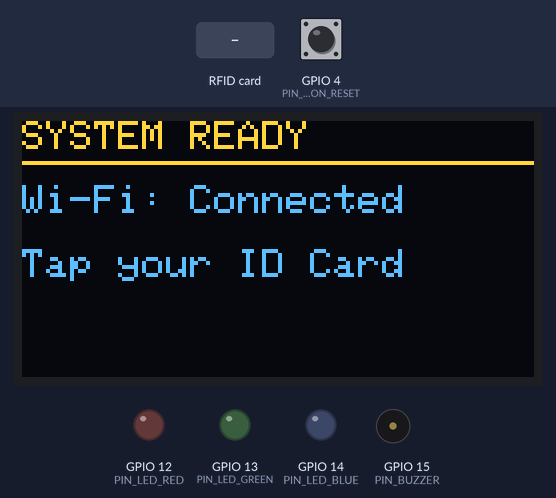
Simulated run of this program. Board: ESP32. On the bench: 128×64 one-colour display, output pins drawn as LEDs (lit = HIGH), buzzer (waves = sounding). The inputs (shaded band) are chosen by the test bench; at power-on: GPIO 4 (PIN_BUTTON_RESET) HIGH. The OLED is the two-colour kind (top 16 rows yellow); WiFi joins after 1.5 s; servers stay silent unless stated; uploads are accepted with an empty reply; EEPROM starts erased; what the program prints to the serial monitor is not drawn.

Above: at 2.9 s.
3.0 s: RFID card 01 02 03 04 held to the reader
At 4.1 s:
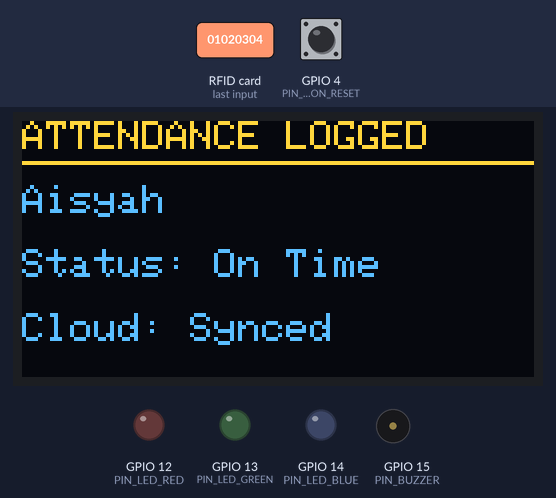
6.0 s: RFID card 5E 7A 19 C4 held to the reader
At 7.8 s:
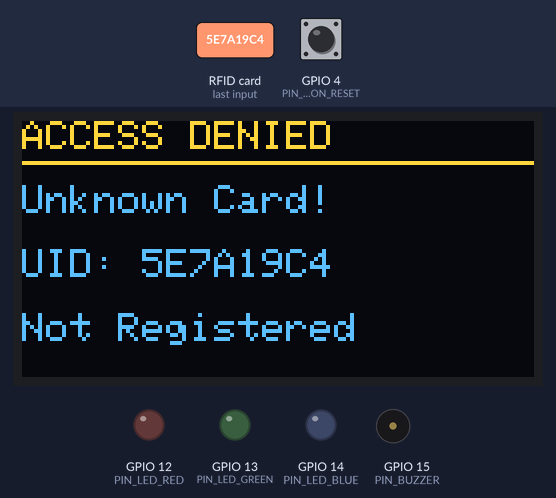
9.0 s: RFID card 11 22 33 44 held to the reader
At 10.7 s:
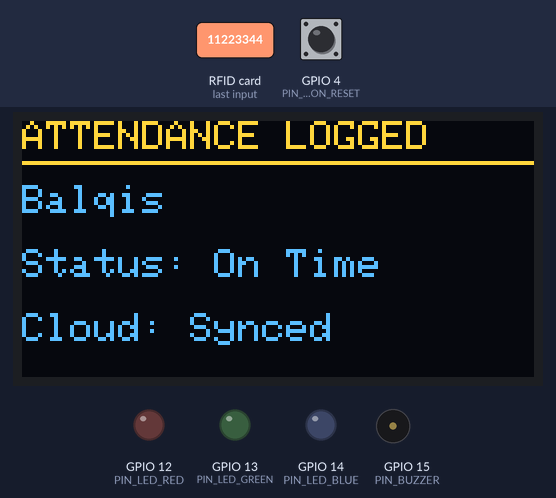
12.0 s: RFID card 55 66 77 88 held to the reader
At 13.3 s:
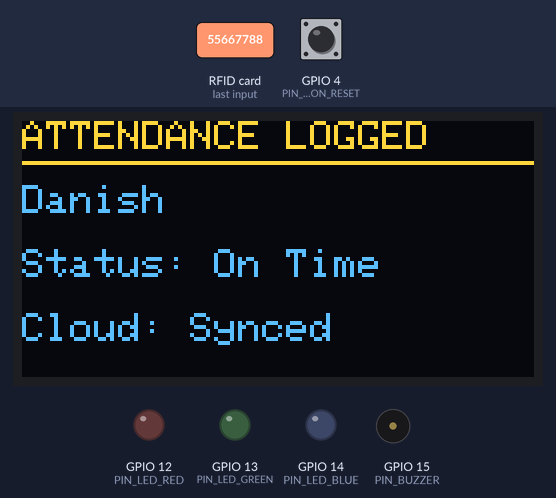
15.0 s: RFID card 01 02 03 04 held to the reader
At 16.0 s:
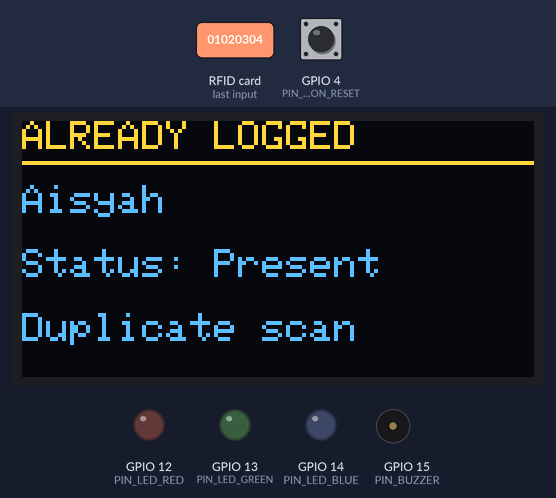
18.0 s: RFID card 11 22 33 44 held to the reader
At 19.8 s:
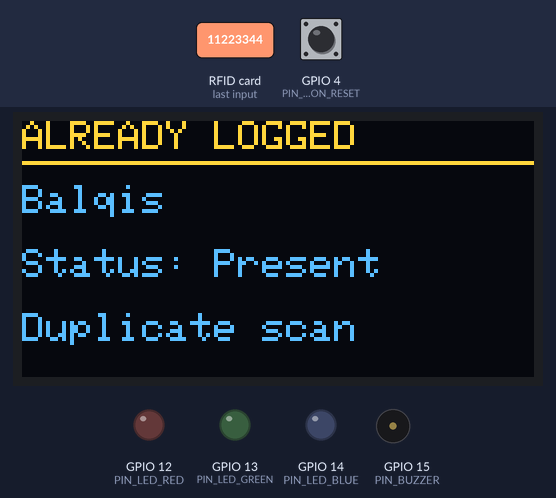
Timing chart, 0 to 21.3 s (numbered marks = the images above; inputs shaded):
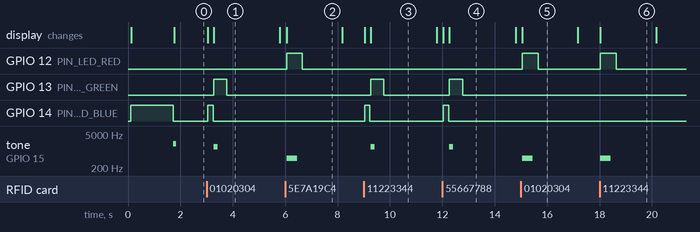

The program:

main.cpp
```cpp
// =====================================================================
// ESP32 Smart Attendance System
//
// Tap an RFID card -> looked up against an in-memory roster -> result
// shown on the OLED + LEDs/buzzer -> logged to a Google Sheet over
// HTTPS. See README.md for the full write-up, wiring table, and setup
// steps; see docs/ARCHITECTURE.md for how the pieces below fit together.
// =====================================================================

#include <MFRC522.h>
#include <SPI.h>

#include "AttendanceLogger.h"
#include "DisplayUI.h"
#include "FeedbackIndicators.h"
#include "StudentDatabase.h"
#include "config.h"
#include "secrets.h"  // for WIFI_SSID, shown on the "Connecting..." screen

// ---------------------------------------------------------------------
// Roster — Wokwi's virtual RFID reader accepts any of these preset UIDs.
// Tap "Simulate a Scan" in the RFID part's context menu and pick a UID
// to test each one, including UIDs NOT on this list (unknown-card path).
// ---------------------------------------------------------------------
Student roster[] = {
    {"01020304", "Aisyah", false},
    {"11223344", "Balqis", false},
    {"55667788", "Danish", false},
    {"AABBCCDD", "Farah", false},
};
const int ROSTER_SIZE = sizeof(roster) / sizeof(roster[0]);

MFRC522 rfid(PIN_RFID_SS, PIN_RFID_RST);
DisplayUI oled;
FeedbackIndicators feedback;
AttendanceLogger cloud;
StudentDatabase students(roster, ROSTER_SIZE);

// Reads the UID from a freshly-detected card as an uppercase hex string,
// e.g. {0x01, 0x02, 0x03, 0x04} -> "01020304". This is the same format
// used in the `roster` table above.
String readCardUID() {
  String uid;
  for (byte i = 0; i < rfid.uid.size; i++) {
    if (rfid.uid.uidByte[i] < 0x10) uid += '0';
    uid += String(rfid.uid.uidByte[i], HEX);
  }
  uid.toUpperCase();
  return uid;
}

void setup() {
  Serial.begin(115200);
  feedback.begin();
  students.begin();  // load any attendance saved to flash before the crash/reset

  pinMode(PIN_BUTTON_RESET, INPUT_PULLUP);

  // The OLED must be initialized before any showMessage() call — the
  // Adafruit_SSD1306 driver allocates its frame buffer inside begin().
  // Calling showMessage() first was a real bug caught during review.
  if (!oled.begin()) {
    // Can't show an error on-screen if the screen itself is the
    // problem — fall back to the serial monitor and halt, since the
    // rest of the UI depends entirely on this display.
    Serial.println("[FATAL] SSD1306 not found. Check wiring/I2C address.");
    for (;;) delay(1000);
  }

  // Hold the reset button through boot to wipe today's attendance —
  // e.g. at the start of a new class. Release early to cancel.
  if (digitalRead(PIN_BUTTON_RESET) == LOW) {
    oled.showMessage("RESET ATTENDANCE", "Keep holding...", "Release to cancel", "");
    unsigned long pressStart = millis();
    bool confirmed = false;
    while (digitalRead(PIN_BUTTON_RESET) == LOW) {
      if (millis() - pressStart >= RESET_HOLD_MS) {
        confirmed = true;
        break;
      }
    }
    if (confirmed) {
      students.resetAttendance();
      Serial.println("[SETUP] Attendance reset via button hold.");
      oled.showMessage("ATTENDANCE RESET", "All records wiped", "Starting fresh", "session");
      feedback.success();
      delay(1500);
    } else {
      Serial.println("[SETUP] Reset cancelled (released early).");
      oled.showMessage("RESET CANCELLED", "Released too soon", "", "");
      delay(1000);
    }
  }

  oled.showMessage("SMART ATTENDANCE", "Booting System...", "Please wait", "");

  SPI.begin();
  rfid.PCD_Init();

  feedback.networkBusy(true);
  oled.showMessage("WI-FI CONNECTION", "Connecting to:", WIFI_SSID, "");
  bool wifiOk = cloud.connect();
  feedback.networkBusy(false);

  if (wifiOk) {
    Serial.println("\n[SETUP] Wi-Fi connected.");
    feedback.wifiConnected();
  } else {
    Serial.println("\n[SETUP] Wi-Fi unavailable — continuing offline.");
  }

  oled.showReady(wifiOk);
}

void loop() {
  if (!rfid.PICC_IsNewCardPresent() || !rfid.PICC_ReadCardSerial()) {
    return;
  }

  String uid = readCardUID();
  Serial.print("\n[SCAN] UID: ");
  Serial.println(uid);

  int index;
  LookupResult result = students.lookup(uid, index);

  if (result == LookupResult::UNKNOWN_CARD) {
    oled.showMessage("ACCESS DENIED", "Unknown Card!", "UID: " + uid,
                      "Not Registered");
    feedback.error();
    delay(RESULT_DISPLAY_MS);
    oled.showReady(cloud.isConnected());
    rfid.PICC_HaltA();
    return;
  }

  if (result == LookupResult::ALREADY_LOGGED) {
    oled.showMessage("ALREADY LOGGED", students.at(index).name,
                      "Status: Present", "Duplicate scan");
    feedback.error();
    delay(RESULT_DISPLAY_MS);
    oled.showReady(cloud.isConnected());
    rfid.PICC_HaltA();
    return;
  }

  // LookupResult::NEW_ENTRY — first tap this session for a known student.
  const String& name = students.at(index).name;
  oled.showMessage("WELCOME!", name,
                    cloud.isConnected() ? "Syncing Cloud..." : "Offline attendance",
                    "");

  feedback.networkBusy(true);
  int httpCode = 0;
  SyncResult sync = cloud.logAttendance(uid, name, httpCode);
  feedback.networkBusy(false);

  switch (sync) {
    case SyncResult::SUCCESS:
      Serial.println("[SYNC] Logged to Google Sheets.");
      oled.showMessage("ATTENDANCE LOGGED", name, "Status: On Time",
                        "Cloud: Synced");
      feedback.success();
      break;
    case SyncResult::HTTP_ERROR:
      Serial.printf("[SYNC] HTTP error: %d\n", httpCode);
      oled.showMessage("CLOUD ERROR", name, "Recorded Locally",
                        "Err: " + String(httpCode));
      feedback.success();  // still grant entry locally
      break;
    case SyncResult::OFFLINE:
      Serial.println("[SYNC] Skipped — no Wi-Fi.");
      oled.showMessage("ATTENDANCE SAVED", name, "Recorded Locally",
                        "Cloud: Offline");
      feedback.success();
      break;
  }

  // Mark present only after the sync attempt, so a reset mid-request
  // can't leave a student marked present with nothing actually sent.
  students.markLogged(index);

  delay(SUCCESS_DISPLAY_MS);
  oled.showReady(cloud.isConnected());
  rfid.PICC_HaltA();
}
```

AttendanceLogger.h
```cpp
#pragma once
#include <Arduino.h>

enum class SyncResult {
  OFFLINE,       // Wi-Fi never connected — request wasn't attempted
  SUCCESS,       // HTTP 2xx from the Apps Script
  HTTP_ERROR     // request sent but got a non-2xx or connection error
};

// Owns the Wi-Fi connection and talks to the Google Apps Script backend
// over HTTPS. Everything network-related lives here so main.cpp only
// ever calls two methods: connect() once at boot, logAttendance() per tap.
class AttendanceLogger {
 public:
  // Attempts to join Wi-Fi, giving up after WIFI_CONNECT_TIMEOUT_MS.
  // Returns true if connected. On failure the device carries on in
  // offline mode instead of hanging forever.
  bool connect();

  bool isConnected() const;

  // Sends one attendance record. Blocks for up to HTTP_REQUEST_TIMEOUT_MS.
  // Returns HTTP_ERROR on any non-2xx response or transport failure —
  // the caller decides whether that should still count as "present".
  SyncResult logAttendance(const String& uid, const String& name,
                            int& outHttpCode);

 private:
  bool _connected = false;
};
```

DisplayUI.h
```cpp
#pragma once
#include <Adafruit_GFX.h>
#include <Adafruit_SSD1306.h>
#include <Arduino.h>
#include <Wire.h>

// Thin wrapper around the SSD1306 OLED. Every screen in this project is
// a 4-line layout: a title, an underline, and three content lines — so
// we expose exactly that instead of raw Adafruit_GFX calls everywhere.
class DisplayUI {
 public:
  DisplayUI();

  // Initializes I2C and the display. Returns false if the OLED didn't
  // respond (wrong wiring / address) — caller should halt in that case.
  bool begin();

  void showMessage(const String& title, const String& line1,
                    const String& line2, const String& line3);

  // Convenience wrapper for the idle/home screen.
  void showReady(bool wifiConnected);

 private:
  Adafruit_SSD1306 _display;
};
```

FeedbackIndicators.h
```cpp
#pragma once

// Drives the three status LEDs and the piezo buzzer. Keeping this in
// one place means main.cpp never touches digitalWrite()/tone() directly,
// which makes the pin wiring easy to change in one file (config.h).
class FeedbackIndicators {
 public:
  void begin();

  void success();          // green LED + short high beep (blocking ~500ms)
  void error();             // red LED + longer low beep (blocking ~600ms)
  void wifiConnected();     // short confirmation beep, no LED
  void networkBusy(bool on);  // blue LED on/off while Wi-Fi/HTTP is in flight
};
```

StudentDatabase.h
```cpp
#pragma once
#include <Arduino.h>
#include <Preferences.h>

// A single enrolled student and their attendance state for today's session.
struct Student {
  // NOTE: this UID doubles as the NVS (flash) storage key in
  // StudentDatabase::begin()/markLogged(). ESP32 NVS keys are capped at
  // 15 characters — our UIDs are 8 hex chars, so we're safe, but don't
  // grow the roster to longer UID formats without checking this.
  String uid;     // RFID card UID, uppercase hex, no separators (e.g. "01020304")
  String name;
  bool logged;    // true once they've been marked present this session
};

// Result of looking a card up against the roster.
enum class LookupResult {
  UNKNOWN_CARD,     // UID not in the roster
  ALREADY_LOGGED,   // valid student, already marked present
  NEW_ENTRY         // valid student, first tap this session
};

// "Database" of enrolled students, backed by the ESP32's NVS flash (via
// the Preferences library) so attendance survives a reset or power loss
// mid-class — not just an in-memory RAM array.
//
// Each student's `logged` flag lives under the "attendance" NVS
// namespace, keyed by their UID. begin() restores whatever was saved
// last; markLogged() writes straight through to flash; resetAttendance()
// wipes the whole namespace to start a fresh session (e.g. the next
// class/day) — see the reset button wired to PIN_BUTTON_RESET.
class StudentDatabase {
 public:
  StudentDatabase(Student* roster, int count);

  // Opens the NVS namespace and restores each student's saved `logged`
  // state. Call once in setup(), after Serial.begin().
  void begin();

  // Wipes all saved attendance (flash + in-memory) for a new session.
  void resetAttendance();

  // Looks up `uid`. Returns UNKNOWN_CARD / ALREADY_LOGGED / NEW_ENTRY.
  // On ALREADY_LOGGED or NEW_ENTRY, `outIndex` is set to the matching
  // roster index so the caller can read the student's name. On
  // UNKNOWN_CARD, outIndex is -1 (no match exists).
  LookupResult lookup(const String& uid, int& outIndex) const;

  // Marks the student at `index` as logged (present) for this session,
  // both in RAM and persisted to flash.
  void markLogged(int index);

  const Student& at(int index) const;
  int count() const;

 private:
  Student* _roster;
  int _count;
  Preferences _prefs;
};
```

secrets.example.h
```cpp
#pragma once
// =====================================================================
// secrets.example.h — TEMPLATE. Copy this file to "secrets.h" and fill
// in your real values. secrets.h is listed in .gitignore and will
// never be committed, so your Wi-Fi credentials and Google Script URL
// stay out of version control.
//
//   cp include/secrets.example.h include/secrets.h
//
// =====================================================================

// Wokwi's simulated network is always open and named "Wokwi-GUEST".
// Change these only if you flash this onto real hardware on a real network.
#define WIFI_SSID       "Wokwi-GUEST"
#define WIFI_PASSWORD   ""

// Your deployed Google Apps Script Web App URL (Deploy > New deployment
// > Web app > "Anyone" access). Ends in /exec.
#define GOOGLE_SCRIPT_URL "https://script.google.com/macros/s/YOUR_SCRIPT_ID/exec"

// A shared secret sent with every request so random strangers who guess
// your script URL can't write junk rows into your attendance sheet.
// This MUST match the API_KEY constant in the Apps Script backend
// (see backend/AppsScript.gs).
#define API_KEY "change-this-shared-secret"
```

AttendanceLogger.cpp
```cpp
#include "AttendanceLogger.h"
#include <HTTPClient.h>
#include <WiFi.h>
#include <WiFiClientSecure.h>
#include "config.h"
#include "secrets.h"

namespace {

// Percent-encodes a string for safe use in a URL query parameter.
// Student names are plain ASCII here, but this makes the code correct
// even if a name ever contains a space or symbol.
String urlEncode(const String& value) {
  String encoded;
  const char* hex = "0123456789ABCDEF";
  for (size_t i = 0; i < value.length(); i++) {
    char c = value[i];
    if (isalnum(static_cast<unsigned char>(c)) || c == '-' || c == '_' ||
        c == '.' || c == '~') {
      encoded += c;
    } else {
      encoded += '%';
      encoded += hex[(c >> 4) & 0xF];
      encoded += hex[c & 0xF];
    }
  }
  return encoded;
}

}  // namespace

bool AttendanceLogger::connect() {
  WiFi.mode(WIFI_STA);
  WiFi.begin(WIFI_SSID, WIFI_PASSWORD);

  unsigned long start = millis();
  while (WiFi.status() != WL_CONNECTED &&
         millis() - start < WIFI_CONNECT_TIMEOUT_MS) {
    delay(400);
    Serial.print(".");
  }

  _connected = (WiFi.status() == WL_CONNECTED);
  return _connected;
}

bool AttendanceLogger::isConnected() const {
  return _connected;
}

SyncResult AttendanceLogger::logAttendance(const String& uid,
                                            const String& name,
                                            int& outHttpCode) {
  outHttpCode = 0;

  if (!_connected || WiFi.status() != WL_CONNECTED) {
    return SyncResult::OFFLINE;
  }

  // Google's Apps Script endpoint is HTTPS. setInsecure() skips
  // certificate-chain validation, which is the standard approach for
  // ESP32 + Google Apps Script in student/hobby projects since Google
  // rotates its certs and the ESP32 has no easy way to keep a CA store
  // current. If you need real cert pinning for a production deployment,
  // load Google's root CA into WiFiClientSecure::setCACert() instead.
  WiFiClientSecure client;
  client.setInsecure();
  client.setTimeout(HTTP_REQUEST_TIMEOUT_MS / 1000);

  HTTPClient http;
  http.setConnectTimeout(HTTP_REQUEST_TIMEOUT_MS);
  http.setTimeout(HTTP_REQUEST_TIMEOUT_MS);

  String url = String(GOOGLE_SCRIPT_URL) + "?uid=" + urlEncode(uid) +
               "&name=" + urlEncode(name) + "&key=" + urlEncode(API_KEY);

  if (!http.begin(client, url)) {
    return SyncResult::HTTP_ERROR;
  }
  http.setFollowRedirects(HTTPC_STRICT_FOLLOW_REDIRECTS);

  int code = http.GET();
  http.end();
  outHttpCode = code;

  if (code >= 200 && code < 300) {
    return SyncResult::SUCCESS;
  }
  return SyncResult::HTTP_ERROR;
}
```

DisplayUI.cpp
```cpp
#include "DisplayUI.h"
#include "config.h"

DisplayUI::DisplayUI()
    : _display(OLED_SCREEN_WIDTH, OLED_SCREEN_HEIGHT, &Wire, OLED_RESET_PIN) {}

bool DisplayUI::begin() {
  Wire.begin(PIN_OLED_SDA, PIN_OLED_SCL);
  if (!_display.begin(SSD1306_SWITCHCAPVCC, OLED_I2C_ADDRESS)) {
    return false;
  }
  _display.cp437(true);  // correct glyph mapping for extended characters
  return true;
}

void DisplayUI::showMessage(const String& title, const String& line1,
                             const String& line2, const String& line3) {
  _display.clearDisplay();
  _display.setTextColor(SSD1306_WHITE);
  _display.setTextSize(1);

  _display.setCursor(0, 0);
  _display.println(title);
  _display.drawLine(0, 10, OLED_SCREEN_WIDTH, 10, SSD1306_WHITE);

  _display.setCursor(0, 16);
  _display.println(line1);

  _display.setCursor(0, 32);
  _display.println(line2);

  _display.setCursor(0, 48);
  _display.println(line3);

  _display.display();
}

void DisplayUI::showReady(bool wifiConnected) {
  showMessage("SYSTEM READY",
              wifiConnected ? "Wi-Fi: Connected" : "Wi-Fi: Offline",
              "Tap your ID Card", "");
}
```

FeedbackIndicators.cpp
```cpp
#include "FeedbackIndicators.h"
#include <Arduino.h>
#include "config.h"

void FeedbackIndicators::begin() {
  pinMode(PIN_LED_GREEN, OUTPUT);
  pinMode(PIN_LED_RED, OUTPUT);
  pinMode(PIN_LED_BLUE, OUTPUT);
  pinMode(PIN_BUZZER, OUTPUT);
  digitalWrite(PIN_LED_GREEN, LOW);
  digitalWrite(PIN_LED_RED, LOW);
  digitalWrite(PIN_LED_BLUE, LOW);
}

void FeedbackIndicators::success() {
  digitalWrite(PIN_LED_GREEN, HIGH);
  tone(PIN_BUZZER, TONE_SUCCESS_HZ, TONE_SUCCESS_MS);
  delay(SUCCESS_BEEP_HOLD_MS);
  digitalWrite(PIN_LED_GREEN, LOW);
}

void FeedbackIndicators::error() {
  digitalWrite(PIN_LED_RED, HIGH);
  tone(PIN_BUZZER, TONE_ERROR_HZ, TONE_ERROR_MS);
  delay(ERROR_BEEP_HOLD_MS);
  digitalWrite(PIN_LED_RED, LOW);
}

void FeedbackIndicators::wifiConnected() {
  tone(PIN_BUZZER, TONE_WIFI_OK_HZ, TONE_WIFI_OK_MS);
}

void FeedbackIndicators::networkBusy(bool on) {
  digitalWrite(PIN_LED_BLUE, on ? HIGH : LOW);
}
```

StudentDatabase.cpp
```cpp
#include "StudentDatabase.h"

StudentDatabase::StudentDatabase(Student* roster, int count)
    : _roster(roster), _count(count) {}

void StudentDatabase::begin() {
  // Open the "attendance" namespace in read/write mode (false).
  _prefs.begin("attendance", false);

  // Restore each student's saved state from a previous session. If a
  // UID was never written before, getBool()'s default (false) applies.
  for (int i = 0; i < _count; i++) {
    _roster[i].logged = _prefs.getBool(_roster[i].uid.c_str(), false);
  }
}

void StudentDatabase::resetAttendance() {
  _prefs.clear();  // wipes every key in the "attendance" namespace
  for (int i = 0; i < _count; i++) {
    _roster[i].logged = false;
  }
}

LookupResult StudentDatabase::lookup(const String& uid, int& outIndex) const {
  for (int i = 0; i < _count; i++) {
    if (_roster[i].uid == uid) {
      outIndex = i;  // valid either way — caller needs the name for both
      return _roster[i].logged ? LookupResult::ALREADY_LOGGED
                                : LookupResult::NEW_ENTRY;
    }
  }
  outIndex = -1;
  return LookupResult::UNKNOWN_CARD;
}

void StudentDatabase::markLogged(int index) {
  if (index >= 0 && index < _count) {
    _roster[index].logged = true;
    // Write through to flash immediately using the UID as the key.
    _prefs.putBool(_roster[index].uid.c_str(), true);
  }
}

const Student& StudentDatabase::at(int index) const {
  return _roster[index];
}

int StudentDatabase::count() const {
  return _count;
}
```

Source omitted: config.h (3319 bytes)

Measured:
- after the input at 3.0 s, GPIO 13 (PIN_LED_GREEN): LOW → HIGH after 0.27 s, → LOW 0.50 s later; GPIO 14 (PIN_LED_BLUE): LOW → HIGH at once, → LOW 0.20 s later; tone on GPIO 15 (PIN_BUZZER): silent → 1500 Hz after 0.27 s, → silent 0.15 s later; the display: first changes at once (image 1 shows a later state)
- after the input at 6.0 s, GPIO 12 (PIN_LED_RED): LOW → HIGH after 0.05 s, → LOW 0.60 s later; tone on GPIO 15 (PIN_BUZZER): silent → 500 Hz after 0.05 s, → silent 0.40 s later; the display: changes after 0.05 s (image 2)
- after the input at 9.0 s, GPIO 13 (PIN_LED_GREEN): LOW → HIGH after 0.26 s, → LOW 0.50 s later; GPIO 14 (PIN_LED_BLUE): LOW → HIGH at once, → LOW 0.20 s later; tone on GPIO 15 (PIN_BUZZER): silent → 1500 Hz after 0.26 s, → silent 0.15 s later; the display: first changes at once (image 3 shows a later state)
- after the input at 12.0 s, GPIO 13 (PIN_LED_GREEN): LOW → HIGH after 0.27 s, → LOW 0.50 s later; GPIO 14 (PIN_LED_BLUE): LOW → HIGH at once, → LOW 0.20 s later; tone on GPIO 15 (PIN_BUZZER): silent → 1500 Hz after 0.27 s, → silent 0.15 s later; the display: first changes at once (image 4 shows a later state)
- after the input at 15.0 s, GPIO 12 (PIN_LED_RED): LOW → HIGH after 0.05 s, → LOW 0.60 s later; tone on GPIO 15 (PIN_BUZZER): silent → 500 Hz after 0.05 s, → silent 0.40 s later; the display: changes after 0.05 s (image 5)
- after the input at 18.0 s, GPIO 12 (PIN_LED_RED): LOW → HIGH at once, → LOW 0.60 s later; tone on GPIO 15 (PIN_BUZZER): silent → 500 Hz at once, → silent 0.40 s later; the display: changes at once (image 6)
- what the display in image 1 shows lasts 2.5 s, from 3.3 s to 5.8 s
